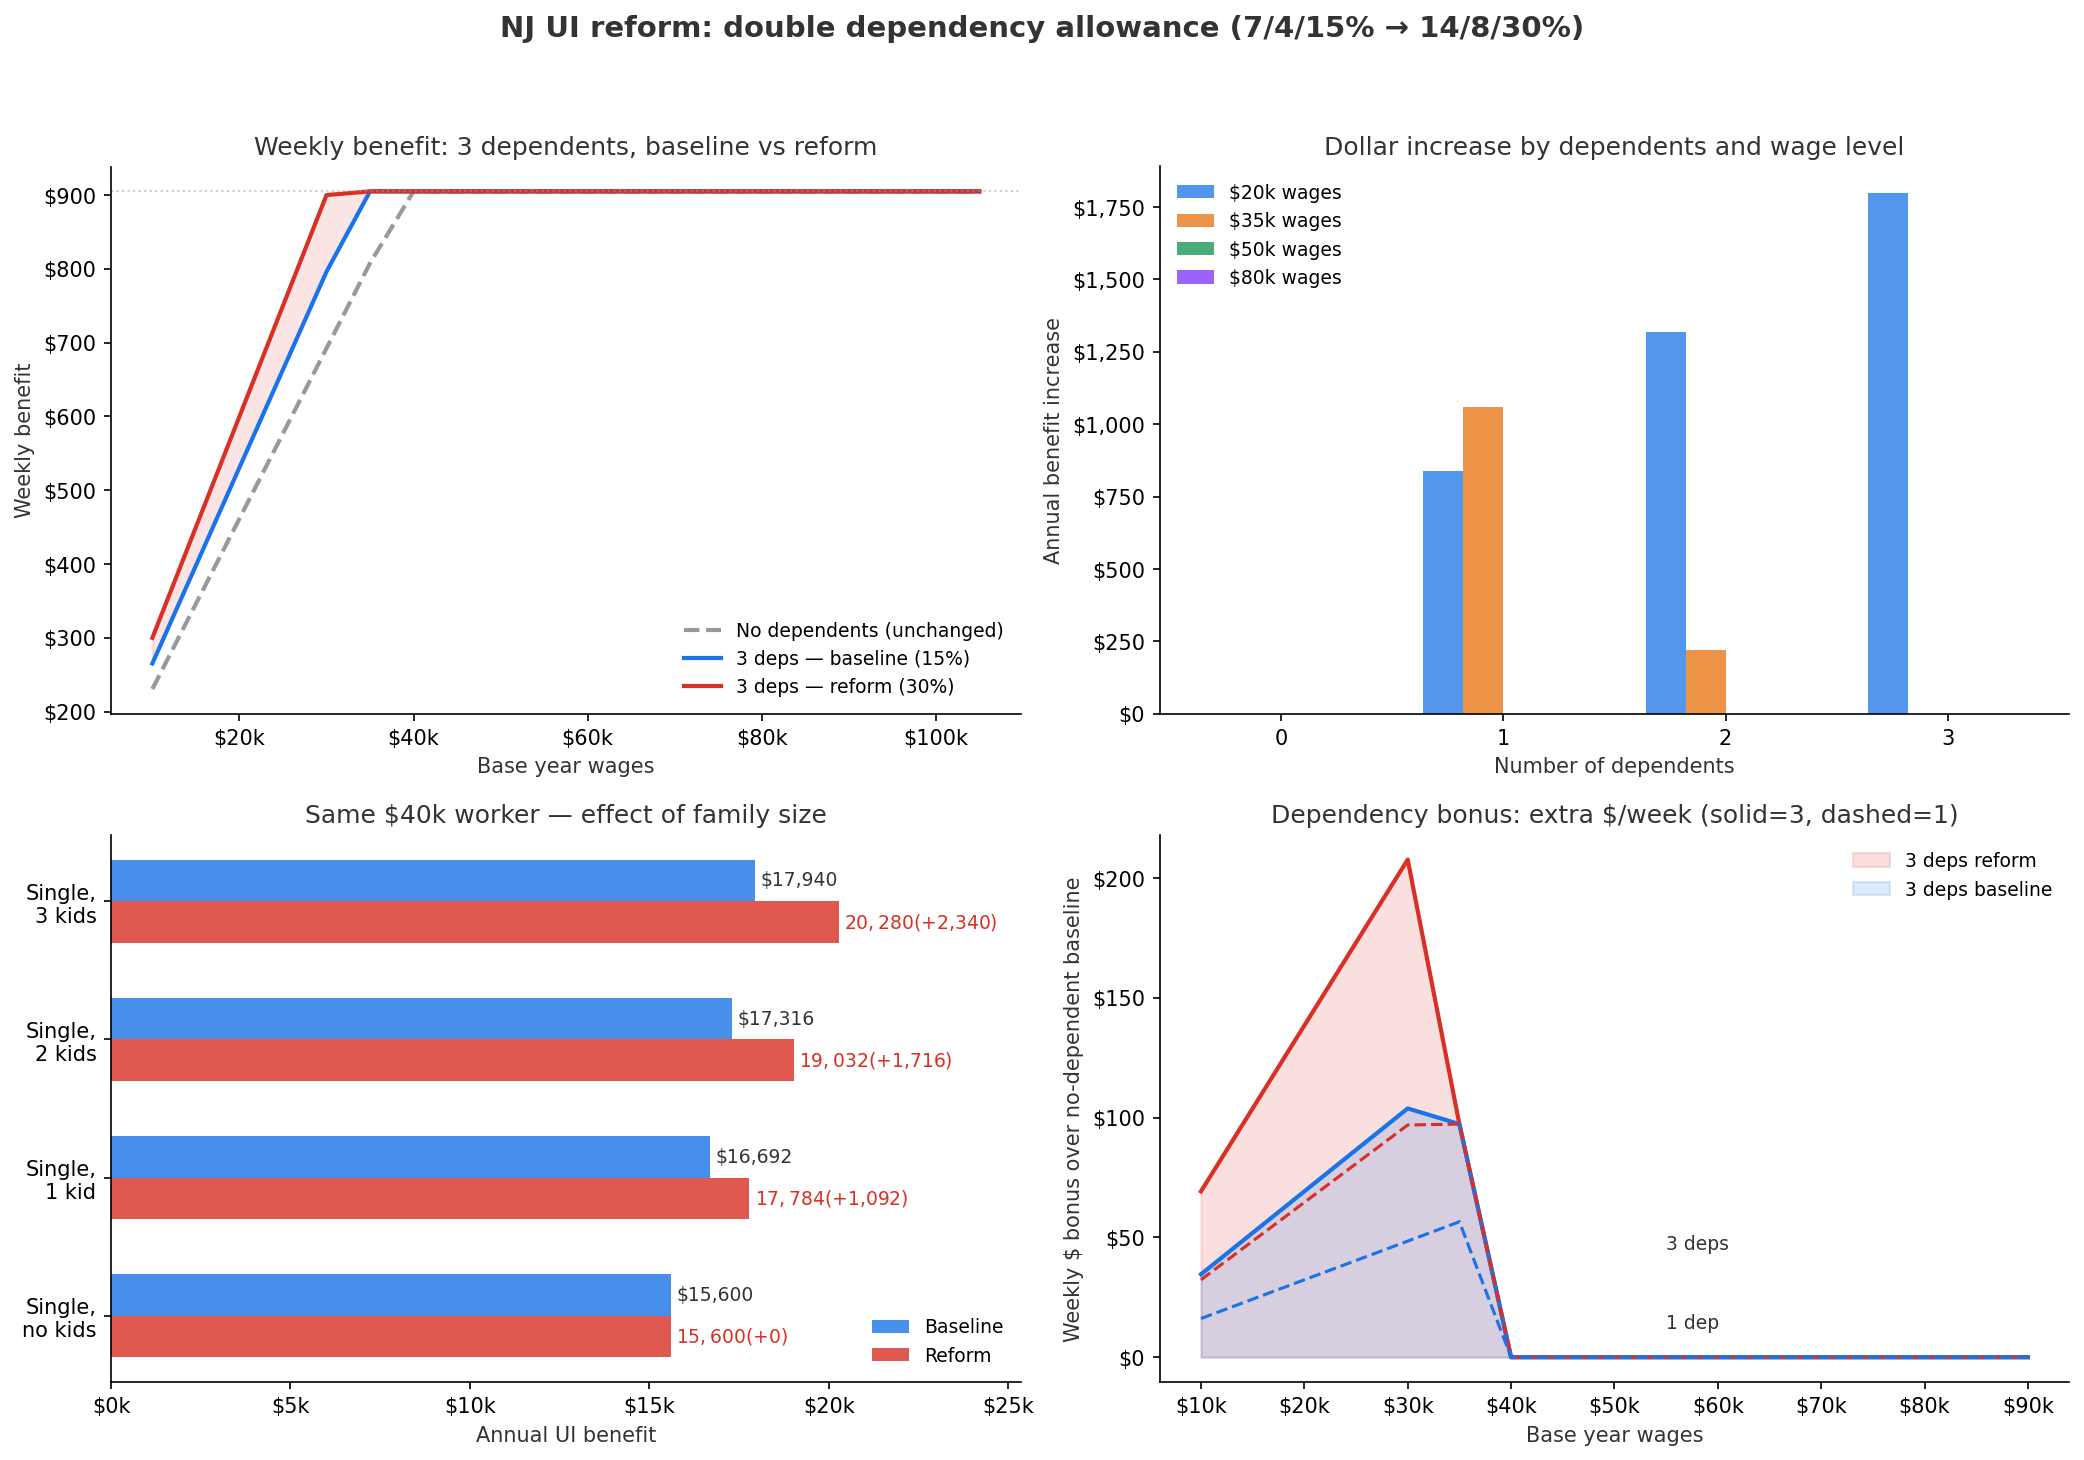

Write Python code to recreate this figure.
"""
NJ UI Reform: double dependency allowance rates.

Compares baseline (7%/4%/15% cap) against a reform doubling all
dependency parameters to 14%/8%/30% cap. This reform exclusively
helps parents and is most impactful for low-to-mid earners with
multiple children.
"""

import matplotlib

matplotlib.use("Agg")
import matplotlib.pyplot as plt
import matplotlib.ticker as mticker
import numpy as np
from policyengine_us import CountryTaxBenefitSystem
from policyengine_core.simulations import SimulationBuilder


def make_system():
    return CountryTaxBenefitSystem()


def calc(
    system,
    base_weeks,
    base_wages,
    weeks_claimed,
    num_dependents=0,
    year=2026,
):
    people = {
        "adult": {
            "age": {year: 35},
            "is_tax_unit_dependent": {year: False},
        }
    }
    for i in range(num_dependents):
        people[f"child_{i}"] = {
            "age": {year: 10 - i},
            "is_tax_unit_dependent": {year: True},
        }
    members = ["adult"] + [f"child_{i}" for i in range(num_dependents)]
    situation = {
        "people": people,
        "tax_units": {"tax_unit": {"members": members}},
        "spm_units": {"spm_unit": {"members": members}},
        "households": {
            "household": {
                "members": members,
                "state_code": {year: "NJ"},
            }
        },
    }
    situation["people"]["adult"][
        "nj_unemployment_insurance_base_period_weeks"
    ] = {year: base_weeks}
    situation["people"]["adult"][
        "nj_unemployment_insurance_base_period_wages"
    ] = {year: base_wages}
    situation["people"]["adult"][
        "nj_unemployment_insurance_weeks_claimed"
    ] = {year: weeks_claimed}
    sim = SimulationBuilder().build_from_dict(system, situation)
    return {
        "weekly": float(
            sim.calculate(
                "nj_unemployment_insurance_weekly_benefit", year
            )[0]
        ),
        "annual": float(
            sim.calculate("nj_unemployment_insurance", year)[0]
        ),
        "dep_rate": float(
            sim.calculate(
                "nj_unemployment_insurance_dependency_allowance", year
            )[0]
        ),
        "wbr": float(
            sim.calculate(
                "nj_unemployment_insurance_weekly_benefit_rate", year
            )[0]
        ),
    }


def make_dep_reform_system():
    s = CountryTaxBenefitSystem()
    p = s.parameters.gov.states.nj.dol.unemployment_insurance
    p.dependency_allowance_first.update(
        period="year:2026:10", value=0.14
    )
    p.dependency_allowance_additional.update(
        period="year:2026:10", value=0.08
    )
    p.max_dependency_allowance.update(
        period="year:2026:10", value=0.30
    )
    return s


BLUE = "#1a73e8"
RED = "#d93025"
ORANGE = "#e8710a"
GREEN = "#0d904f"
PURPLE = "#7b2ff7"
GRAY = "#333333"
LIGHT_GRAY = "#999999"

base_sys = make_system()
ref_sys = make_dep_reform_system()

fig, axes = plt.subplots(2, 2, figsize=(14, 10))
fig.suptitle(
    "NJ UI reform: double dependency allowance (7/4/15% → 14/8/30%)",
    fontsize=14,
    fontweight="bold",
    color=GRAY,
    y=0.97,
)

# Chart 1: Weekly benefit by wages for 0 vs 3 dependents
print("Chart 1...")
ax = axes[0, 0]
wages = np.arange(10000, 105001, 5000)
bl_0dep = [calc(base_sys, 26, w, 26, 0)["weekly"] for w in wages]
bl_3dep = [calc(base_sys, 26, w, 26, 3)["weekly"] for w in wages]
rf_3dep = [calc(ref_sys, 26, w, 26, 3)["weekly"] for w in wages]

ax.plot(
    wages,
    bl_0dep,
    color=LIGHT_GRAY,
    linewidth=2,
    linestyle="--",
    label="No dependents (unchanged)",
)
ax.plot(
    wages,
    bl_3dep,
    color=BLUE,
    linewidth=2,
    label="3 deps — baseline (15%)",
)
ax.plot(
    wages,
    rf_3dep,
    color=RED,
    linewidth=2,
    label="3 deps — reform (30%)",
)
ax.fill_between(wages, bl_3dep, rf_3dep, alpha=0.12, color=RED)
ax.axhline(
    y=905, color=LIGHT_GRAY, linestyle=":", linewidth=1, alpha=0.5
)
ax.set_xlabel("Base year wages", color=GRAY)
ax.set_ylabel("Weekly benefit", color=GRAY)
ax.set_title(
    "Weekly benefit: 3 dependents, baseline vs reform",
    fontsize=12,
    color=GRAY,
)
ax.xaxis.set_major_formatter(
    mticker.FuncFormatter(lambda x, _: f"${x/1000:.0f}k")
)
ax.yaxis.set_major_formatter(
    mticker.FuncFormatter(lambda x, _: f"${x:,.0f}")
)
ax.legend(frameon=False, fontsize=9)
ax.spines[["top", "right"]].set_visible(False)

# Chart 2: Annual increase by dependents at different wage levels
print("Chart 2...")
ax = axes[0, 1]
dep_counts = [0, 1, 2, 3]
wage_levels = [
    (20_000, BLUE, "$20k wages"),
    (35_000, ORANGE, "$35k wages"),
    (50_000, GREEN, "$50k wages"),
    (80_000, PURPLE, "$80k wages"),
]
x = np.arange(len(dep_counts))
width = 0.18
for i, (wage, color, label) in enumerate(wage_levels):
    increases = []
    for deps in dep_counts:
        bl = calc(base_sys, 26, wage, 26, deps)["annual"]
        rf = calc(ref_sys, 26, wage, 26, deps)["annual"]
        increases.append(rf - bl)
    ax.bar(
        x + (i - 1.5) * width,
        increases,
        width,
        color=color,
        alpha=0.75,
        label=label,
    )

ax.set_xticks(x)
ax.set_xticklabels(["0", "1", "2", "3"])
ax.set_xlabel("Number of dependents", color=GRAY)
ax.set_ylabel("Annual benefit increase", color=GRAY)
ax.set_title(
    "Dollar increase by dependents and wage level",
    fontsize=12,
    color=GRAY,
)
ax.yaxis.set_major_formatter(
    mticker.FuncFormatter(lambda x, _: f"${x:,.0f}")
)
ax.legend(frameon=False, fontsize=9)
ax.spines[["top", "right"]].set_visible(False)

# Chart 3: Same worker, varying family size
print("Chart 3...")
ax = axes[1, 0]
archetypes = [
    ("Single,\nno kids", 40, 40_000, 26, 0),
    ("Single,\n1 kid", 40, 40_000, 26, 1),
    ("Single,\n2 kids", 40, 40_000, 26, 2),
    ("Single,\n3 kids", 40, 40_000, 26, 3),
]
labels = [a[0] for a in archetypes]
bl_vals = [calc(base_sys, *a[1:])["annual"] for a in archetypes]
rf_vals = [calc(ref_sys, *a[1:])["annual"] for a in archetypes]

y = np.arange(len(labels))
ax.barh(y + 0.15, bl_vals, 0.3, color=BLUE, alpha=0.8, label="Baseline")
ax.barh(y - 0.15, rf_vals, 0.3, color=RED, alpha=0.8, label="Reform")
for i, (b, r) in enumerate(zip(bl_vals, rf_vals)):
    ax.text(
        b + 150,
        i + 0.15,
        f"${b:,.0f}",
        va="center",
        fontsize=9,
        color=GRAY,
    )
    ax.text(
        r + 150,
        i - 0.15,
        f"${r:,.0f} (+${r-b:,.0f})",
        va="center",
        fontsize=9,
        color=RED,
    )
ax.set_yticks(y)
ax.set_yticklabels(labels, fontsize=10)
ax.set_xlabel("Annual UI benefit", color=GRAY)
ax.set_title(
    "Same $40k worker — effect of family size",
    fontsize=12,
    color=GRAY,
)
ax.xaxis.set_major_formatter(
    mticker.FuncFormatter(lambda x, _: f"${x/1000:.0f}k")
)
ax.legend(frameon=False, fontsize=9, loc="lower right")
ax.spines[["top", "right"]].set_visible(False)
ax.set_xlim(0, max(rf_vals) * 1.25)

# Chart 4: Dependency bonus in weekly dollars
print("Chart 4...")
ax = axes[1, 1]
wages2 = np.arange(10000, 90001, 5000)
bl_bonus_1, rf_bonus_1, bl_bonus_3, rf_bonus_3 = [], [], [], []
for w in wages2:
    b0 = calc(base_sys, 26, w, 26, 0)["weekly"]
    b1 = calc(base_sys, 26, w, 26, 1)["weekly"]
    b3 = calc(base_sys, 26, w, 26, 3)["weekly"]
    r1 = calc(ref_sys, 26, w, 26, 1)["weekly"]
    r3 = calc(ref_sys, 26, w, 26, 3)["weekly"]
    bl_bonus_1.append(b1 - b0)
    bl_bonus_3.append(b3 - b0)
    rf_bonus_1.append(r1 - b0)
    rf_bonus_3.append(r3 - b0)

ax.fill_between(
    wages2, rf_bonus_3, color=RED, alpha=0.15, label="3 deps reform"
)
ax.fill_between(
    wages2, bl_bonus_3, color=BLUE, alpha=0.15, label="3 deps baseline"
)
ax.plot(wages2, rf_bonus_3, color=RED, linewidth=2)
ax.plot(wages2, bl_bonus_3, color=BLUE, linewidth=2)
ax.plot(wages2, rf_bonus_1, color=RED, linewidth=1.5, linestyle="--")
ax.plot(wages2, bl_bonus_1, color=BLUE, linewidth=1.5, linestyle="--")
ax.text(55000, 45, "3 deps", fontsize=9, color=GRAY)
ax.text(55000, 12, "1 dep", fontsize=9, color=GRAY)
ax.set_xlabel("Base year wages", color=GRAY)
ax.set_ylabel("Weekly $ bonus over no-dependent baseline", color=GRAY)
ax.set_title(
    "Dependency bonus: extra $/week (solid=3, dashed=1)",
    fontsize=12,
    color=GRAY,
)
ax.xaxis.set_major_formatter(
    mticker.FuncFormatter(lambda x, _: f"${x/1000:.0f}k")
)
ax.yaxis.set_major_formatter(
    mticker.FuncFormatter(lambda x, _: f"${x:,.0f}")
)
ax.legend(frameon=False, fontsize=9)
ax.spines[["top", "right"]].set_visible(False)

plt.tight_layout(rect=[0, 0, 1, 0.94])
output = "us/states/nj/nj_ui_reform_dependency.png"
plt.savefig(output, dpi=150, bbox_inches="tight", facecolor="white")
print(f"Saved to {output}")
